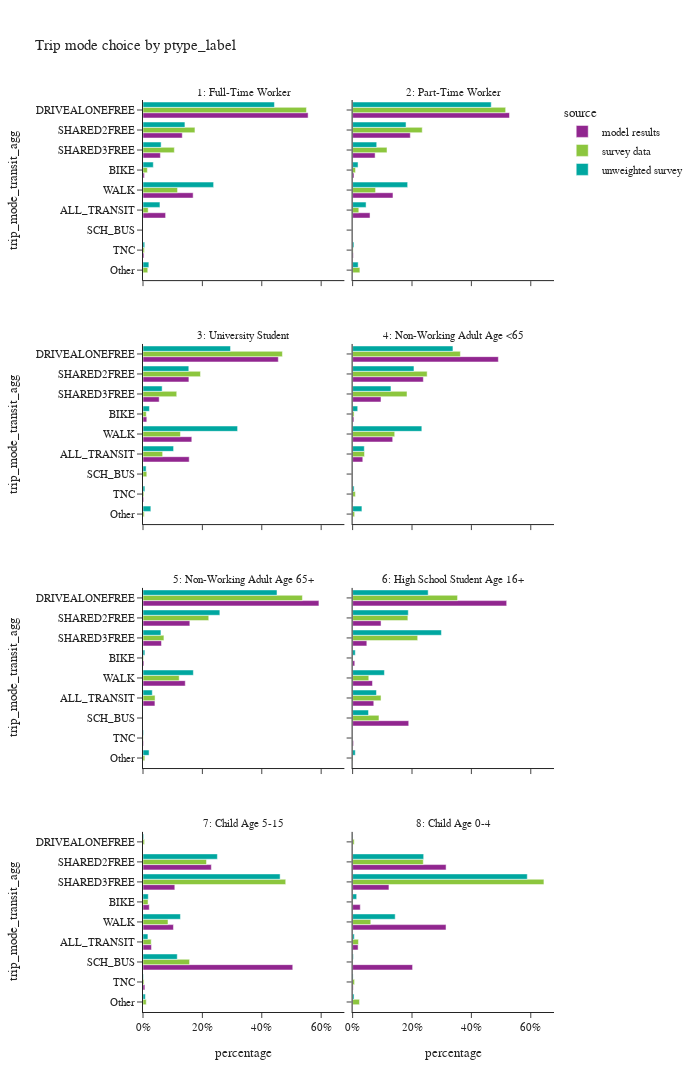
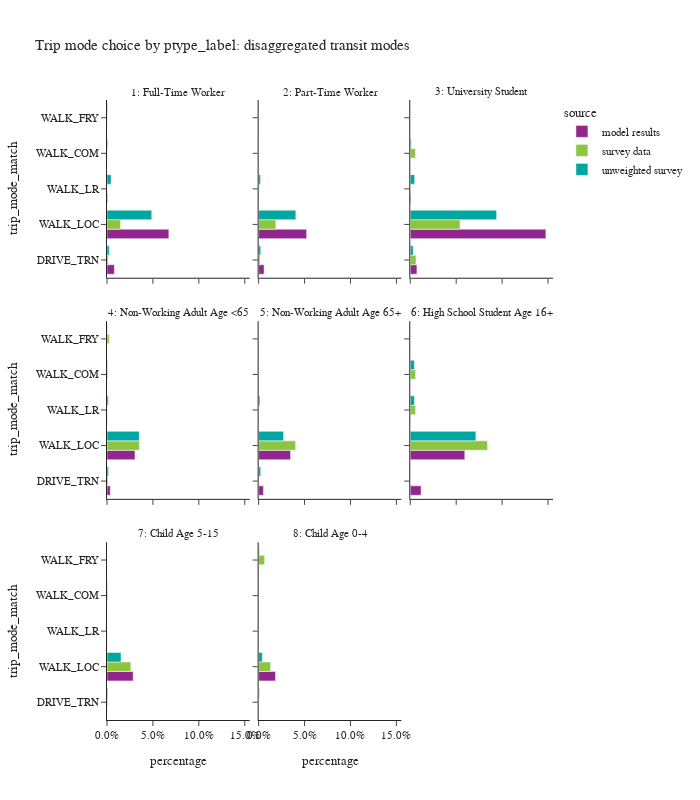

Notebook source saved alongside these figures, in order:
### Code cell
plot_mode_choice(trip_data,'ptype_label',2,1200)
plot_mode_choice_transit(trip_data,'ptype_label',3,800)

### Figure 1 — Plotly figure (JSON) as saved in the notebook; plotly's stock layout.template omitted (floating-point values rounded to 4 significant figures)
{"data": [{"alignmentgroup": "True", "hovertemplate": "source=model results<br>ptype_label=1: Full-Time Worker<br>percentage=%{x}<br>trip_mode_transit_agg=%{y}<extra></extra>", "legendgroup": "model results", "marker": {"color": "#91268F", "pattern": {"shape": ""}}, "name": "model results", "offsetgroup": "model results", "orientation": "h", "showlegend": true, "textposition": "auto", "type": "bar", "x": [0.0761, 0.004659, 0.5561, 0.1322, 0.0586, 0.00346, 0.1689], "xaxis": "x7", "y": ["ALL_TRANSIT", "BIKE", "DRIVEALONEFREE", "SHARED2FREE", "SHARED3FREE", "TNC", "WALK"], "yaxis": "y7"}, {"alignmentgroup": "True", "hovertemplate": "source=model results<br>ptype_label=2: Part-Time Worker<br>percentage=%{x}<br>trip_mode_transit_agg=%{y}<extra></extra>", "legendgroup": "model results", "marker": {"color": "#91268F", "pattern": {"shape": ""}}, "name": "model results", "offsetgroup": "model results", "orientation": "h", "showlegend": false, "textposition": "auto", "type": "bar", "x": [0.05862, 0.004657, 0.5284, 0.1943, 0.07578, 0.00226, 0.136], "xaxis": "x8", "y": ["ALL_TRANSIT", "BIKE", "DRIVEALONEFREE", "SHARED2FREE", "SHARED3FREE", "TNC", "WALK"], "yaxis": "y8"}, {"alignmentgroup": "True", "hovertemplate": "source=model results<br>ptype_label=3: University Student<br>percentage=%{x}<br>trip_mode_transit_agg=%{y}<extra></extra>", "legendgroup": "model results", "marker": {"color": "#91268F", "pattern": {"shape": ""}}, "name": "model results", "offsetgroup": "model results", "orientation": "h", "showlegend": false, "textposition": "auto", "type": "bar", "x": [0.1556, 0.01283, 0.4557, 0.1546, 0.05451, 0.002486, 0.1643], "xaxis": "x5", "y": ["ALL_TRANSIT", "BIKE", "DRIVEALONEFREE", "SHARED2FREE", "SHARED3FREE", "TNC", "WALK"], "yaxis": "y5"}, {"alignmentgroup": "True", "hovertemplate": "source=model results<br>ptype_label=4: Non-Working Adult Age <65<br>percentage=%{x}<br>trip_mode_transit_agg=%{y}<extra></extra>", "legendgroup": "model results", "marker": {"color": "#91268F", "pattern": {"shape": ""}}, "name": "model results", "offsetgroup": "model results", "orientation": "h", "showlegend": false, "textposition": "auto", "type": "bar", "x": [0.03427, 0.004377, 0.4909, 0.2382, 0.09559, 0.001616, 0.135], "xaxis": "x6", "y": ["ALL_TRANSIT", "BIKE", "DRIVEALONEFREE", "SHARED2FREE", "SHARED3FREE", "TNC", "WALK"], "yaxis": "y6"}, {"alignmentgroup": "True", "hovertemplate": "source=model results<br>ptype_label=5: Non-Working Adult Age 65+<br>percentage=%{x}<br>trip_mode_transit_agg=%{y}<extra></extra>", "legendgroup": "model results", "marker": {"color": "#91268F", "pattern": {"shape": ""}}, "name": "model results", "offsetgroup": "model results", "orientation": "h", "showlegend": false, "textposition": "auto", "type": "bar", "x": [0.04017, 0.003296, 0.5924, 0.1578, 0.06219, 0.001808, 0.1423], "xaxis": "x3", "y": ["ALL_TRANSIT", "BIKE", "DRIVEALONEFREE", "SHARED2FREE", "SHARED3FREE", "TNC", "WALK"], "yaxis": "y3"}, {"alignmentgroup": "True", "hovertemplate": "source=model results<br>ptype_label=6: High School Student Age 16+<br>percentage=%{x}<br>trip_mode_transit_agg=%{y}<extra></extra>", "legendgroup": "model results", "marker": {"color": "#91268F", "pattern": {"shape": ""}}, "name": "model results", "offsetgroup": "model results", "orientation": "h", "showlegend": false, "textposition": "auto", "type": "bar", "x": [0.07131, 0.007286, 0.5189, 0.189, 0.09574, 0.04784, 0.003093, 0.0669], "xaxis": "x4", "y": ["ALL_TRANSIT", "BIKE", "DRIVEALONEFREE", "SCH_BUS", "SHARED2FREE", "SHARED3FREE", "TNC", "WALK"], "yaxis": "y4"}, {"alignmentgroup": "True", "hovertemplate": "source=model results<br>ptype_label=7: Child Age 5-15<br>percentage=%{x}<br>trip_mode_transit_agg=%{y}<extra></extra>", "legendgroup": "model results", "marker": {"color": "#91268F", "pattern": {"shape": ""}}, "name": "model results", "offsetgroup": "model results", "orientation": "h", "showlegend": false, "textposition": "auto", "type": "bar", "x": [0.02855, 0.02108, 0.5043, 0.2301, 0.1071, 0.006344, 0.1025], "xaxis": "x", "y": ["ALL_TRANSIT", "BIKE", "SCH_BUS", "SHARED2FREE", "SHARED3FREE", "TNC", "WALK"], "yaxis": "y"}, {"alignmentgroup": "True", "hovertemplate": "source=model results<br>ptype_label=8: Child Age 0-4<br>percentage=%{x}<br>trip_mode_transit_agg=%{y}<extra></extra>", "legendgroup": "model results", "marker": {"color": "#91268F", "pattern": {"shape": ""}}, "name": "model results", "offsetgroup": "model results", "orientation": "h", "showlegend": false, "textposition": "auto", "type": "bar", "x": [0.0185, 0.02579, 0.202, 0.3148, 0.1224, 0.001998, 0.3146], "xaxis": "x2", "y": ["ALL_TRANSIT", "BIKE", "SCH_BUS", "SHARED2FREE", "SHARED3FREE", "TNC", "WALK"], "yaxis": "y2"}, {"alignmentgroup": "True", "hovertemplate": "source=survey data<br>ptype_label=1: Full-Time Worker<br>percentage=%{x}<br>trip_mode_transit_agg=%{y}<extra></extra>", "legendgroup": "survey data", "marker": {"color": "#8CC63E", "pattern": {"shape": ""}}, "name": "survey data", "offsetgroup": "survey data", "orientation": "h", "showlegend": true, "textposition": "auto", "type": "bar", "x": [0.01736, 0.01469, 0.5504, 0.01603, 0.1749, 0.1056, 0.004616, 0.1163], "xaxis": "x7", "y": ["ALL_TRANSIT", "BIKE", "DRIVEALONEFREE", "Other", "SHARED2FREE", "SHARED3FREE", "TNC", "WALK"], "yaxis": "y7"}, {"alignmentgroup": "True", "hovertemplate": "source=survey data<br>ptype_label=2: Part-Time Worker<br>percentage=%{x}<br>trip_mode_transit_agg=%{y}<extra></extra>", "legendgroup": "survey data", "marker": {"color": "#8CC63E", "pattern": {"shape": ""}}, "name": "survey data", "offsetgroup": "survey data", "orientation": "h", "showlegend": false, "textposition": "auto", "type": "bar", "x": [0.02089, 0.00973, 0.5154, 0.0245, 0.2345, 0.1158, 0.001798, 0.07737], "xaxis": "x8", "y": ["ALL_TRANSIT", "BIKE", "DRIVEALONEFREE", "Other", "SHARED2FREE", "SHARED3FREE", "TNC", "WALK"], "yaxis": "y8"}, {"alignmentgroup": "True", "hovertemplate": "source=survey data<br>ptype_label=3: University Student<br>percentage=%{x}<br>trip_mode_transit_agg=%{y}<extra></extra>", "legendgroup": "survey data", "marker": {"color": "#8CC63E", "pattern": {"shape": ""}}, "name": "survey data", "offsetgroup": "survey data", "orientation": "h", "showlegend": false, "textposition": "auto", "type": "bar", "x": [0.06619, 0.01096, 0.4695, 0.004197, 0.0128, 0.1936, 0.1136, 0.00307, 0.1261], "xaxis": "x5", "y": ["ALL_TRANSIT", "BIKE", "DRIVEALONEFREE", "Other", "SCH_BUS", "SHARED2FREE", "SHARED3FREE", "TNC", "WALK"], "yaxis": "y5"}, {"alignmentgroup": "True", "hovertemplate": "source=survey data<br>ptype_label=4: Non-Working Adult Age <65<br>percentage=%{x}<br>trip_mode_transit_agg=%{y}<extra></extra>", "legendgroup": "survey data", "marker": {"color": "#8CC63E", "pattern": {"shape": ""}}, "name": "survey data", "offsetgroup": "survey data", "orientation": "h", "showlegend": false, "textposition": "auto", "type": "bar", "x": [0.04008, 0.004906, 0.3629, 0.006802, 7.164e-05, 0.251, 0.1832, 0.009228, 0.1418], "xaxis": "x6", "y": ["ALL_TRANSIT", "BIKE", "DRIVEALONEFREE", "Other", "SCH_BUS", "SHARED2FREE", "SHARED3FREE", "TNC", "WALK"], "yaxis": "y6"}, {"alignmentgroup": "True", "hovertemplate": "source=survey data<br>ptype_label=5: Non-Working Adult Age 65+<br>percentage=%{x}<br>trip_mode_transit_agg=%{y}<extra></extra>", "legendgroup": "survey data", "marker": {"color": "#8CC63E", "pattern": {"shape": ""}}, "name": "survey data", "offsetgroup": "survey data", "orientation": "h", "showlegend": false, "textposition": "auto", "type": "bar", "x": [0.04057, 0.001877, 0.5368, 0.006134, 0.2214, 0.07047, 0.0007472, 0.1219], "xaxis": "x3", "y": ["ALL_TRANSIT", "BIKE", "DRIVEALONEFREE", "Other", "SHARED2FREE", "SHARED3FREE", "TNC", "WALK"], "yaxis": "y3"}, {"alignmentgroup": "True", "hovertemplate": "source=survey data<br>ptype_label=6: High School Student Age 16+<br>percentage=%{x}<br>trip_mode_transit_agg=%{y}<extra></extra>", "legendgroup": "survey data", "marker": {"color": "#8CC63E", "pattern": {"shape": ""}}, "name": "survey data", "offsetgroup": "survey data", "orientation": "h", "showlegend": false, "textposition": "auto", "type": "bar", "x": [0.0957, 0.001212, 0.3534, 0.001212, 0.08878, 0.186, 0.2192, 0.05449], "xaxis": "x4", "y": ["ALL_TRANSIT", "BIKE", "DRIVEALONEFREE", "Other", "SCH_BUS", "SHARED2FREE", "SHARED3FREE", "WALK"], "yaxis": "y4"}, {"alignmentgroup": "True", "hovertemplate": "source=survey data<br>ptype_label=7: Child Age 5-15<br>percentage=%{x}<br>trip_mode_transit_agg=%{y}<extra></extra>", "legendgroup": "survey data", "marker": {"color": "#8CC63E", "pattern": {"shape": ""}}, "name": "survey data", "offsetgroup": "survey data", "orientation": "h", "showlegend": false, "textposition": "auto", "type": "bar", "x": [0.02766, 0.01702, 0.005279, 0.01092, 0.1568, 0.2139, 0.4806, 0.003609, 0.08416], "xaxis": "x", "y": ["ALL_TRANSIT", "BIKE", "DRIVEALONEFREE", "Other", "SCH_BUS", "SHARED2FREE", "SHARED3FREE", "TNC", "WALK"], "yaxis": "y"}, {"alignmentgroup": "True", "hovertemplate": "source=survey data<br>ptype_label=8: Child Age 0-4<br>percentage=%{x}<br>trip_mode_transit_agg=%{y}<extra></extra>", "legendgroup": "survey data", "marker": {"color": "#8CC63E", "pattern": {"shape": ""}}, "name": "survey data", "offsetgroup": "survey data", "orientation": "h", "showlegend": false, "textposition": "auto", "type": "bar", "x": [0.01963, 0.0006611, 0.005396, 0.02308, 0.0012, 0.238, 0.6443, 0.006529, 0.06118], "xaxis": "x2", "y": ["ALL_TRANSIT", "BIKE", "DRIVEALONEFREE", "Other", "SCH_BUS", "SHARED2FREE", "SHARED3FREE", "TNC", "WALK"], "yaxis": "y2"}, {"alignmentgroup": "True", "hovertemplate": "source=unweighted survey<br>ptype_label=1: Full-Time Worker<br>percentage=%{x}<br>trip_mode_transit_agg=%{y}<extra></extra>", "legendgroup": "unweighted survey", "marker": {"color": "#00A7A0", "pattern": {"shape": ""}}, "name": "unweighted survey", "offsetgroup": "unweighted survey", "orientation": "h", "showlegend": true, "textposition": "auto", "type": "bar", "x": [0.0571, 0.03467, 0.4427, 0.01968, 0.1412, 0.06107, 0.005816, 0.2378], "xaxis": "x7", "y": ["ALL_TRANSIT", "BIKE", "DRIVEALONEFREE", "Other", "SHARED2FREE", "SHARED3FREE", "TNC", "WALK"], "yaxis": "y7"}, {"alignmentgroup": "True", "hovertemplate": "source=unweighted survey<br>ptype_label=2: Part-Time Worker<br>percentage=%{x}<br>trip_mode_transit_agg=%{y}<extra></extra>", "legendgroup": "unweighted survey", "marker": {"color": "#00A7A0", "pattern": {"shape": ""}}, "name": "unweighted survey", "offsetgroup": "unweighted survey", "orientation": "h", "showlegend": false, "textposition": "auto", "type": "bar", "x": [0.04538, 0.01832, 0.4668, 0.01867, 0.1799, 0.08115, 0.004363, 0.1853], "xaxis": "x8", "y": ["ALL_TRANSIT", "BIKE", "DRIVEALONEFREE", "Other", "SHARED2FREE", "SHARED3FREE", "TNC", "WALK"], "yaxis": "y8"}, {"alignmentgroup": "True", "hovertemplate": "source=unweighted survey<br>ptype_label=3: University Student<br>percentage=%{x}<br>trip_mode_transit_agg=%{y}<extra></extra>", "legendgroup": "unweighted survey", "marker": {"color": "#00A7A0", "pattern": {"shape": ""}}, "name": "unweighted survey", "offsetgroup": "unweighted survey", "orientation": "h", "showlegend": false, "textposition": "auto", "type": "bar", "x": [0.103, 0.02166, 0.2948, 0.02641, 0.01057, 0.1543, 0.06445, 0.006339, 0.3185], "xaxis": "x5", "y": ["ALL_TRANSIT", "BIKE", "DRIVEALONEFREE", "Other", "SCH_BUS", "SHARED2FREE", "SHARED3FREE", "TNC", "WALK"], "yaxis": "y5"}, {"alignmentgroup": "True", "hovertemplate": "source=unweighted survey<br>ptype_label=4: Non-Working Adult Age <65<br>percentage=%{x}<br>trip_mode_transit_agg=%{y}<extra></extra>", "legendgroup": "unweighted survey", "marker": {"color": "#00A7A0", "pattern": {"shape": ""}}, "name": "unweighted survey", "offsetgroup": "unweighted survey", "orientation": "h", "showlegend": false, "textposition": "auto", "type": "bar", "x": [0.03938, 0.01715, 0.3379, 0.03134, 0.0002117, 0.2066, 0.1292, 0.005082, 0.2331], "xaxis": "x6", "y": ["ALL_TRANSIT", "BIKE", "DRIVEALONEFREE", "Other", "SCH_BUS", "SHARED2FREE", "SHARED3FREE", "TNC", "WALK"], "yaxis": "y6"}, {"alignmentgroup": "True", "hovertemplate": "source=unweighted survey<br>ptype_label=5: Non-Working Adult Age 65+<br>percentage=%{x}<br>trip_mode_transit_agg=%{y}<extra></extra>", "legendgroup": "unweighted survey", "marker": {"color": "#00A7A0", "pattern": {"shape": ""}}, "name": "unweighted survey", "offsetgroup": "unweighted survey", "orientation": "h", "showlegend": false, "textposition": "auto", "type": "bar", "x": [0.0313, 0.006342, 0.4513, 0.02046, 0.2588, 0.06035, 0.001841, 0.1696], "xaxis": "x3", "y": ["ALL_TRANSIT", "BIKE", "DRIVEALONEFREE", "Other", "SHARED2FREE", "SHARED3FREE", "TNC", "WALK"], "yaxis": "y3"}, {"alignmentgroup": "True", "hovertemplate": "source=unweighted survey<br>ptype_label=6: High School Student Age 16+<br>percentage=%{x}<br>trip_mode_transit_agg=%{y}<extra></extra>", "legendgroup": "unweighted survey", "marker": {"color": "#00A7A0", "pattern": {"shape": ""}}, "name": "unweighted survey", "offsetgroup": "unweighted survey", "orientation": "h", "showlegend": false, "textposition": "auto", "type": "bar", "x": [0.08036, 0.008929, 0.2545, 0.008929, 0.05357, 0.1875, 0.2991, 0.1071], "xaxis": "x4", "y": ["ALL_TRANSIT", "BIKE", "DRIVEALONEFREE", "Other", "SCH_BUS", "SHARED2FREE", "SHARED3FREE", "WALK"], "yaxis": "y4"}, {"alignmentgroup": "True", "hovertemplate": "source=unweighted survey<br>ptype_label=7: Child Age 5-15<br>percentage=%{x}<br>trip_mode_transit_agg=%{y}<extra></extra>", "legendgroup": "unweighted survey", "marker": {"color": "#00A7A0", "pattern": {"shape": ""}}, "name": "unweighted survey", "offsetgroup": "unweighted survey", "orientation": "h", "showlegend": false, "textposition": "auto", "type": "bar", "x": [0.01654, 0.01778, 0.00248, 0.007854, 0.1153, 0.2505, 0.4618, 0.001654, 0.1261], "xaxis": "x", "y": ["ALL_TRANSIT", "BIKE", "DRIVEALONEFREE", "Other", "SCH_BUS", "SHARED2FREE", "SHARED3FREE", "TNC", "WALK"], "yaxis": "y"}, {"alignmentgroup": "True", "hovertemplate": "source=unweighted survey<br>ptype_label=8: Child Age 0-4<br>percentage=%{x}<br>trip_mode_transit_agg=%{y}<extra></extra>", "legendgroup": "unweighted survey", "marker": {"color": "#00A7A0", "pattern": {"shape": ""}}, "name": "unweighted survey", "offsetgroup": "unweighted survey", "orientation": "h", "showlegend": false, "textposition": "auto", "type": "bar", "x": [0.005641, 0.0137, 0.0008058, 0.004835, 0.002417, 0.2393, 0.5882, 0.001612, 0.1434], "xaxis": "x2", "y": ["ALL_TRANSIT", "BIKE", "DRIVEALONEFREE", "Other", "SCH_BUS", "SHARED2FREE", "SHARED3FREE", "TNC", "WALK"], "yaxis": "y2"}], "layout": {"annotations": [{"font": {}, "showarrow": false, "text": "7: Child Age 5-15", "x": 0.245, "xanchor": "center", "xref": "paper", "y": 0.1975, "yanchor": "bottom", "yref": "paper"}, {"font": {}, "showarrow": false, "text": "8: Child Age 0-4", "x": 0.755, "xanchor": "center", "xref": "paper", "y": 0.1975, "yanchor": "bottom", "yref": "paper"}, {"font": {}, "showarrow": false, "text": "5: Non-Working Adult Age 65+", "x": 0.245, "xanchor": "center", "xref": "paper", "y": 0.465, "yanchor": "bottom", "yref": "paper"}, {"font": {}, "showarrow": false, "text": "6: High School Student Age 16+", "x": 0.755, "xanchor": "center", "xref": "paper", "y": 0.465, "yanchor": "bottom", "yref": "paper"}, {"font": {}, "showarrow": false, "text": "3: University Student", "x": 0.245, "xanchor": "center", "xref": "paper", "y": 0.7325, "yanchor": "bottom", "yref": "paper"}, {"font": {}, "showarrow": false, "text": "4: Non-Working Adult Age <65", "x": 0.755, "xanchor": "center", "xref": "paper", "y": 0.7325, "yanchor": "bottom", "yref": "paper"}, {"font": {}, "showarrow": false, "text": "1: Full-Time Worker", "x": 0.245, "xanchor": "center", "xref": "paper", "y": 1.0, "yanchor": "bottom", "yref": "paper"}, {"font": {}, "showarrow": false, "text": "2: Part-Time Worker", "x": 0.755, "xanchor": "center", "xref": "paper", "y": 1.0, "yanchor": "bottom", "yref": "paper"}], "barmode": "group", "height": 1200, "legend": {"title": {"text": "source"}, "tracegroupgap": 0}, "title": {"text": "Trip mode choice by ptype_label"}, "width": 700, "xaxis": {"anchor": "y", "domain": [0.0, 0.49], "tickformat": ".0%", "title": {"text": "percentage"}}, "xaxis2": {"anchor": "y2", "domain": [0.51, 1.0], "matches": "x", "tickformat": ".0%", "title": {"text": "percentage"}}, "xaxis3": {"anchor": "y3", "domain": [0.0, 0.49], "matches": "x", "showticklabels": false}, "xaxis4": {"anchor": "y4", "domain": [0.51, 1.0], "matches": "x", "showticklabels": false}, "xaxis5": {"anchor": "y5", "domain": [0.0, 0.49], "matches": "x", "showticklabels": false}, "xaxis6": {"anchor": "y6", "domain": [0.51, 1.0], "matches": "x", "showticklabels": false}, "xaxis7": {"anchor": "y7", "domain": [0.0, 0.49], "matches": "x", "showticklabels": false}, "xaxis8": {"anchor": "y8", "domain": [0.51, 1.0], "matches": "x", "showticklabels": false}, "yaxis": {"anchor": "x", "categoryarray": ["Other", "TNC", "SCH_BUS", "ALL_TRANSIT", "WALK", "BIKE", "SHARED3FREE", "SHARED2FREE", "DRIVEALONEFREE"], "categoryorder": "array", "domain": [0.0, 0.1975], "title": {"text": "trip_mode_transit_agg"}}, "yaxis2": {"anchor": "x2", "domain": [0.0, 0.1975], "matches": "y", "showticklabels": false}, "yaxis3": {"anchor": "x3", "categoryarray": ["Other", "TNC", "SCH_BUS", "ALL_TRANSIT", "WALK", "BIKE", "SHARED3FREE", "SHARED2FREE", "DRIVEALONEFREE"], "categoryorder": "array", "domain": [0.2675, 0.465], "matches": "y", "title": {"text": "trip_mode_transit_agg"}}, "yaxis4": {"anchor": "x4", "domain": [0.2675, 0.465], "matches": "y", "showticklabels": false}, "yaxis5": {"anchor": "x5", "categoryarray": ["Other", "TNC", "SCH_BUS", "ALL_TRANSIT", "WALK", "BIKE", "SHARED3FREE", "SHARED2FREE", "DRIVEALONEFREE"], "categoryorder": "array", "domain": [0.535, 0.7325], "matches": "y", "title": {"text": "trip_mode_transit_agg"}}, "yaxis6": {"anchor": "x6", "domain": [0.535, 0.7325], "matches": "y", "showticklabels": false}, "yaxis7": {"anchor": "x7", "categoryarray": ["Other", "TNC", "SCH_BUS", "ALL_TRANSIT", "WALK", "BIKE", "SHARED3FREE", "SHARED2FREE", "DRIVEALONEFREE"], "categoryorder": "array", "domain": [0.8025, 1.0], "matches": "y", "title": {"text": "trip_mode_transit_agg"}}, "yaxis8": {"anchor": "x8", "domain": [0.8025, 1.0], "matches": "y", "showticklabels": false}}}

### Figure 2 — Plotly figure (JSON) as saved in the notebook; plotly's stock layout.template omitted (floating-point values rounded to 4 significant figures)
{"data": [{"alignmentgroup": "True", "hovertemplate": "source=model results<br>ptype_label=1: Full-Time Worker<br>percentage=%{x}<br>trip_mode_match=%{y}<extra></extra>", "legendgroup": "model results", "marker": {"color": "#91268F", "pattern": {"shape": ""}}, "name": "model results", "offsetgroup": "model results", "orientation": "h", "showlegend": true, "textposition": "auto", "type": "bar", "x": [0.008025, 0.06734, 0.0007331], "xaxis": "x7", "y": ["DRIVE_TRN", "WALK_LOC", "WALK_LR"], "yaxis": "y7"}, {"alignmentgroup": "True", "hovertemplate": "source=survey data<br>ptype_label=1: Full-Time Worker<br>percentage=%{x}<br>trip_mode_match=%{y}<extra></extra>", "legendgroup": "survey data", "marker": {"color": "#8CC63E", "pattern": {"shape": ""}}, "name": "survey data", "offsetgroup": "survey data", "orientation": "h", "showlegend": true, "textposition": "auto", "type": "bar", "x": [0.001348, 0.0004685, 0.0005303, 0.01473, 0.0002879], "xaxis": "x7", "y": ["DRIVE_TRN", "WALK_COM", "WALK_FRY", "WALK_LOC", "WALK_LR"], "yaxis": "y7"}, {"alignmentgroup": "True", "hovertemplate": "source=unweighted survey<br>ptype_label=1: Full-Time Worker<br>percentage=%{x}<br>trip_mode_match=%{y}<extra></extra>", "legendgroup": "unweighted survey", "marker": {"color": "#00A7A0", "pattern": {"shape": ""}}, "name": "unweighted survey", "offsetgroup": "unweighted survey", "orientation": "h", "showlegend": true, "textposition": "auto", "type": "bar", "x": [0.002461, 0.0007829, 0.0006711, 0.04871, 0.004474], "xaxis": "x7", "y": ["DRIVE_TRN", "WALK_COM", "WALK_FRY", "WALK_LOC", "WALK_LR"], "yaxis": "y7"}, {"alignmentgroup": "True", "hovertemplate": "source=model results<br>ptype_label=2: Part-Time Worker<br>percentage=%{x}<br>trip_mode_match=%{y}<extra></extra>", "legendgroup": "model results", "marker": {"color": "#91268F", "pattern": {"shape": ""}}, "name": "model results", "offsetgroup": "model results", "orientation": "h", "showlegend": false, "textposition": "auto", "type": "bar", "x": [0.005935, 0.05225, 0.0004377], "xaxis": "x8", "y": ["DRIVE_TRN", "WALK_LOC", "WALK_LR"], "yaxis": "y8"}, {"alignmentgroup": "True", "hovertemplate": "source=survey data<br>ptype_label=2: Part-Time Worker<br>percentage=%{x}<br>trip_mode_match=%{y}<extra></extra>", "legendgroup": "survey data", "marker": {"color": "#8CC63E", "pattern": {"shape": ""}}, "name": "survey data", "offsetgroup": "survey data", "orientation": "h", "showlegend": false, "textposition": "auto", "type": "bar", "x": [0.001489, 0.0, 4.806e-05, 0.01875, 0.0006065], "xaxis": "x8", "y": ["DRIVE_TRN", "WALK_COM", "WALK_FRY", "WALK_LOC", "WALK_LR"], "yaxis": "y8"}, {"alignmentgroup": "True", "hovertemplate": "source=unweighted survey<br>ptype_label=2: Part-Time Worker<br>percentage=%{x}<br>trip_mode_match=%{y}<extra></extra>", "legendgroup": "unweighted survey", "marker": {"color": "#00A7A0", "pattern": {"shape": ""}}, "name": "unweighted survey", "offsetgroup": "unweighted survey", "orientation": "h", "showlegend": false, "textposition": "auto", "type": "bar", "x": [0.002269, 0.0001745, 0.000349, 0.04049, 0.002094], "xaxis": "x8", "y": ["DRIVE_TRN", "WALK_COM", "WALK_FRY", "WALK_LOC", "WALK_LR"], "yaxis": "y8"}, {"alignmentgroup": "True", "hovertemplate": "source=model results<br>ptype_label=3: University Student<br>percentage=%{x}<br>trip_mode_match=%{y}<extra></extra>", "legendgroup": "model results", "marker": {"color": "#91268F", "pattern": {"shape": ""}}, "name": "model results", "offsetgroup": "model results", "orientation": "h", "showlegend": false, "textposition": "auto", "type": "bar", "x": [0.007214, 0.1476, 0.0007769], "xaxis": "x9", "y": ["DRIVE_TRN", "WALK_LOC", "WALK_LR"], "yaxis": "y9"}, {"alignmentgroup": "True", "hovertemplate": "source=survey data<br>ptype_label=3: University Student<br>percentage=%{x}<br>trip_mode_match=%{y}<extra></extra>", "legendgroup": "survey data", "marker": {"color": "#8CC63E", "pattern": {"shape": ""}}, "name": "survey data", "offsetgroup": "survey data", "orientation": "h", "showlegend": false, "textposition": "auto", "type": "bar", "x": [0.006208, 0.005567, 0.05414, 0.0002753], "xaxis": "x9", "y": ["DRIVE_TRN", "WALK_COM", "WALK_LOC", "WALK_LR"], "yaxis": "y9"}, {"alignmentgroup": "True", "hovertemplate": "source=unweighted survey<br>ptype_label=3: University Student<br>percentage=%{x}<br>trip_mode_match=%{y}<extra></extra>", "legendgroup": "unweighted survey", "marker": {"color": "#00A7A0", "pattern": {"shape": ""}}, "name": "unweighted survey", "offsetgroup": "unweighted survey", "orientation": "h", "showlegend": false, "textposition": "auto", "type": "bar", "x": [0.00317, 0.001057, 0.09403, 0.004754], "xaxis": "x9", "y": ["DRIVE_TRN", "WALK_COM", "WALK_LOC", "WALK_LR"], "yaxis": "y9"}, {"alignmentgroup": "True", "hovertemplate": "source=model results<br>ptype_label=4: Non-Working Adult Age <65<br>percentage=%{x}<br>trip_mode_match=%{y}<extra></extra>", "legendgroup": "model results", "marker": {"color": "#91268F", "pattern": {"shape": ""}}, "name": "model results", "offsetgroup": "model results", "orientation": "h", "showlegend": false, "textposition": "auto", "type": "bar", "x": [0.003567, 0.03048, 0.0002257], "xaxis": "x4", "y": ["DRIVE_TRN", "WALK_LOC", "WALK_LR"], "yaxis": "y4"}, {"alignmentgroup": "True", "hovertemplate": "source=survey data<br>ptype_label=4: Non-Working Adult Age <65<br>percentage=%{x}<br>trip_mode_match=%{y}<extra></extra>", "legendgroup": "survey data", "marker": {"color": "#8CC63E", "pattern": {"shape": ""}}, "name": "survey data", "offsetgroup": "survey data", "orientation": "h", "showlegend": false, "textposition": "auto", "type": "bar", "x": [0.001183, 0.0009412, 0.002466, 0.03527, 0.0002265], "xaxis": "x4", "y": ["DRIVE_TRN", "WALK_COM", "WALK_FRY", "WALK_LOC", "WALK_LR"], "yaxis": "y4"}, {"alignmentgroup": "True", "hovertemplate": "source=unweighted survey<br>ptype_label=4: Non-Working Adult Age <65<br>percentage=%{x}<br>trip_mode_match=%{y}<extra></extra>", "legendgroup": "unweighted survey", "marker": {"color": "#00A7A0", "pattern": {"shape": ""}}, "name": "unweighted survey", "offsetgroup": "unweighted survey", "orientation": "h", "showlegend": false, "textposition": "auto", "type": "bar", "x": [0.001694, 0.0006352, 0.0004235, 0.03515, 0.001482], "xaxis": "x4", "y": ["DRIVE_TRN", "WALK_COM", "WALK_FRY", "WALK_LOC", "WALK_LR"], "yaxis": "y4"}, {"alignmentgroup": "True", "hovertemplate": "source=model results<br>ptype_label=5: Non-Working Adult Age 65+<br>percentage=%{x}<br>trip_mode_match=%{y}<extra></extra>", "legendgroup": "model results", "marker": {"color": "#91268F", "pattern": {"shape": ""}}, "name": "model results", "offsetgroup": "model results", "orientation": "h", "showlegend": false, "textposition": "auto", "type": "bar", "x": [0.005205, 0.03476, 0.0002076], "xaxis": "x5", "y": ["DRIVE_TRN", "WALK_LOC", "WALK_LR"], "yaxis": "y5"}, {"alignmentgroup": "True", "hovertemplate": "source=survey data<br>ptype_label=5: Non-Working Adult Age 65+<br>percentage=%{x}<br>trip_mode_match=%{y}<extra></extra>", "legendgroup": "survey data", "marker": {"color": "#8CC63E", "pattern": {"shape": ""}}, "name": "survey data", "offsetgroup": "survey data", "orientation": "h", "showlegend": false, "textposition": "auto", "type": "bar", "x": [0.0002217, 0.0, 3.726e-05, 0.04026, 5.103e-05], "xaxis": "x5", "y": ["DRIVE_TRN", "WALK_COM", "WALK_FRY", "WALK_LOC", "WALK_LR"], "yaxis": "y5"}, {"alignmentgroup": "True", "hovertemplate": "source=unweighted survey<br>ptype_label=5: Non-Working Adult Age 65+<br>percentage=%{x}<br>trip_mode_match=%{y}<extra></extra>", "legendgroup": "unweighted survey", "marker": {"color": "#00A7A0", "pattern": {"shape": ""}}, "name": "unweighted survey", "offsetgroup": "unweighted survey", "orientation": "h", "showlegend": false, "textposition": "auto", "type": "bar", "x": [0.00225, 0.0002046, 0.0002046, 0.02721, 0.001432], "xaxis": "x5", "y": ["DRIVE_TRN", "WALK_COM", "WALK_FRY", "WALK_LOC", "WALK_LR"], "yaxis": "y5"}, {"alignmentgroup": "True", "hovertemplate": "source=model results<br>ptype_label=6: High School Student Age 16+<br>percentage=%{x}<br>trip_mode_match=%{y}<extra></extra>", "legendgroup": "model results", "marker": {"color": "#91268F", "pattern": {"shape": ""}}, "name": "model results", "offsetgroup": "model results", "orientation": "h", "showlegend": false, "textposition": "auto", "type": "bar", "x": [0.01181, 0.05937, 0.0001279], "xaxis": "x6", "y": ["DRIVE_TRN", "WALK_LOC", "WALK_LR"], "yaxis": "y6"}, {"alignmentgroup": "True", "hovertemplate": "source=survey data<br>ptype_label=6: High School Student Age 16+<br>percentage=%{x}<br>trip_mode_match=%{y}<extra></extra>", "legendgroup": "survey data", "marker": {"color": "#8CC63E", "pattern": {"shape": ""}}, "name": "survey data", "offsetgroup": "survey data", "orientation": "h", "showlegend": false, "textposition": "auto", "type": "bar", "x": [0.0058, 0.0841, 0.0058], "xaxis": "x6", "y": ["WALK_COM", "WALK_LOC", "WALK_LR"], "yaxis": "y6"}, {"alignmentgroup": "True", "hovertemplate": "source=unweighted survey<br>ptype_label=6: High School Student Age 16+<br>percentage=%{x}<br>trip_mode_match=%{y}<extra></extra>", "legendgroup": "unweighted survey", "marker": {"color": "#00A7A0", "pattern": {"shape": ""}}, "name": "unweighted survey", "offsetgroup": "unweighted survey", "orientation": "h", "showlegend": false, "textposition": "auto", "type": "bar", "x": [0.004464, 0.07143, 0.004464], "xaxis": "x6", "y": ["WALK_COM", "WALK_LOC", "WALK_LR"], "yaxis": "y6"}, {"alignmentgroup": "True", "hovertemplate": "source=model results<br>ptype_label=7: Child Age 5-15<br>percentage=%{x}<br>trip_mode_match=%{y}<extra></extra>", "legendgroup": "model results", "marker": {"color": "#91268F", "pattern": {"shape": ""}}, "name": "model results", "offsetgroup": "model results", "orientation": "h", "showlegend": false, "textposition": "auto", "type": "bar", "x": [0.02848, 6.588e-05], "xaxis": "x", "y": ["WALK_LOC", "WALK_LR"], "yaxis": "y"}, {"alignmentgroup": "True", "hovertemplate": "source=survey data<br>ptype_label=7: Child Age 5-15<br>percentage=%{x}<br>trip_mode_match=%{y}<extra></extra>", "legendgroup": "survey data", "marker": {"color": "#8CC63E", "pattern": {"shape": ""}}, "name": "survey data", "offsetgroup": "survey data", "orientation": "h", "showlegend": false, "textposition": "auto", "type": "bar", "x": [0.0008482, 0.0008482, 0.02597], "xaxis": "x", "y": ["DRIVE_TRN", "WALK_COM", "WALK_LOC"], "yaxis": "y"}, {"alignmentgroup": "True", "hovertemplate": "source=unweighted survey<br>ptype_label=7: Child Age 5-15<br>percentage=%{x}<br>trip_mode_match=%{y}<extra></extra>", "legendgroup": "unweighted survey", "marker": {"color": "#00A7A0", "pattern": {"shape": ""}}, "name": "unweighted survey", "offsetgroup": "unweighted survey", "orientation": "h", "showlegend": false, "textposition": "auto", "type": "bar", "x": [0.0008268, 0.0004134, 0.0153], "xaxis": "x", "y": ["DRIVE_TRN", "WALK_COM", "WALK_LOC"], "yaxis": "y"}, {"alignmentgroup": "True", "hovertemplate": "source=model results<br>ptype_label=8: Child Age 0-4<br>percentage=%{x}<br>trip_mode_match=%{y}<extra></extra>", "legendgroup": "model results", "marker": {"color": "#91268F", "pattern": {"shape": ""}}, "name": "model results", "offsetgroup": "model results", "orientation": "h", "showlegend": false, "textposition": "auto", "type": "bar", "x": [0.01839, 0.0001125], "xaxis": "x2", "y": ["WALK_LOC", "WALK_LR"], "yaxis": "y2"}, {"alignmentgroup": "True", "hovertemplate": "source=survey data<br>ptype_label=8: Child Age 0-4<br>percentage=%{x}<br>trip_mode_match=%{y}<extra></extra>", "legendgroup": "survey data", "marker": {"color": "#8CC63E", "pattern": {"shape": ""}}, "name": "survey data", "offsetgroup": "survey data", "orientation": "h", "showlegend": false, "textposition": "auto", "type": "bar", "x": [4.083e-05, 0.006529, 0.01306], "xaxis": "x2", "y": ["DRIVE_TRN", "WALK_FRY", "WALK_LOC"], "yaxis": "y2"}, {"alignmentgroup": "True", "hovertemplate": "source=unweighted survey<br>ptype_label=8: Child Age 0-4<br>percentage=%{x}<br>trip_mode_match=%{y}<extra></extra>", "legendgroup": "unweighted survey", "marker": {"color": "#00A7A0", "pattern": {"shape": ""}}, "name": "unweighted survey", "offsetgroup": "unweighted survey", "orientation": "h", "showlegend": false, "textposition": "auto", "type": "bar", "x": [0.0008058, 0.0008058, 0.004029], "xaxis": "x2", "y": ["DRIVE_TRN", "WALK_FRY", "WALK_LOC"], "yaxis": "y2"}], "layout": {"annotations": [{"font": {}, "showarrow": false, "text": "7: Child Age 5-15", "x": 0.16, "xanchor": "center", "xref": "paper", "y": 0.2867, "yanchor": "bottom", "yref": "paper"}, {"font": {}, "showarrow": false, "text": "8: Child Age 0-4", "x": 0.5, "xanchor": "center", "xref": "paper", "y": 0.2867, "yanchor": "bottom", "yref": "paper"}, {"font": {}, "showarrow": false, "text": "4: Non-Working Adult Age <65", "x": 0.16, "xanchor": "center", "xref": "paper", "y": 0.6433, "yanchor": "bottom", "yref": "paper"}, {"font": {}, "showarrow": false, "text": "5: Non-Working Adult Age 65+", "x": 0.5, "xanchor": "center", "xref": "paper", "y": 0.6433, "yanchor": "bottom", "yref": "paper"}, {"font": {}, "showarrow": false, "text": "6: High School Student Age 16+", "x": 0.84, "xanchor": "center", "xref": "paper", "y": 0.6433, "yanchor": "bottom", "yref": "paper"}, {"font": {}, "showarrow": false, "text": "1: Full-Time Worker", "x": 0.16, "xanchor": "center", "xref": "paper", "y": 1.0, "yanchor": "bottom", "yref": "paper"}, {"font": {}, "showarrow": false, "text": "2: Part-Time Worker", "x": 0.5, "xanchor": "center", "xref": "paper", "y": 1.0, "yanchor": "bottom", "yref": "paper"}, {"font": {}, "showarrow": false, "text": "3: University Student", "x": 0.84, "xanchor": "center", "xref": "paper", "y": 1.0, "yanchor": "bottom", "yref": "paper"}], "barmode": "group", "height": 800, "legend": {"title": {"text": "source"}, "tracegroupgap": 0}, "title": {"text": "Trip mode choice by ptype_label: disaggregated transit modes"}, "width": 700, "xaxis": {"anchor": "y", "domain": [0.0, 0.32], "tickformat": ".1%", "title": {"text": "percentage"}}, "xaxis2": {"anchor": "y2", "domain": [0.34, 0.66], "matches": "x", "tickformat": ".1%", "title": {"text": "percentage"}}, "xaxis3": {"anchor": "y3", "domain": [0.68, 1.0], "matches": "x", "title": {"text": "percentage"}}, "xaxis4": {"anchor": "y4", "domain": [0.0, 0.32], "matches": "x", "showticklabels": false}, "xaxis5": {"anchor": "y5", "domain": [0.34, 0.66], "matches": "x", "showticklabels": false}, "xaxis6": {"anchor": "y6", "domain": [0.68, 1.0], "matches": "x", "showticklabels": false}, "xaxis7": {"anchor": "y7", "domain": [0.0, 0.32], "matches": "x", "showticklabels": false}, "xaxis8": {"anchor": "y8", "domain": [0.34, 0.66], "matches": "x", "showticklabels": false}, "xaxis9": {"anchor": "y9", "domain": [0.68, 1.0], "matches": "x", "showticklabels": false}, "yaxis": {"anchor": "x", "domain": [0.0, 0.2867], "title": {"text": "trip_mode_match"}}, "yaxis2": {"anchor": "x2", "domain": [0.0, 0.2867], "matches": "y", "showticklabels": false}, "yaxis3": {"anchor": "x3", "domain": [0.0, 0.2867], "matches": "y", "showticklabels": false}, "yaxis4": {"anchor": "x4", "domain": [0.3567, 0.6433], "matches": "y", "title": {"text": "trip_mode_match"}}, "yaxis5": {"anchor": "x5", "domain": [0.3567, 0.6433], "matches": "y", "showticklabels": false}, "yaxis6": {"anchor": "x6", "domain": [0.3567, 0.6433], "matches": "y", "showticklabels": false}, "yaxis7": {"anchor": "x7", "domain": [0.7133, 1.0], "matches": "y", "title": {"text": "trip_mode_match"}}, "yaxis8": {"anchor": "x8", "domain": [0.7133, 1.0], "matches": "y", "showticklabels": false}, "yaxis9": {"anchor": "x9", "domain": [0.7133, 1.0], "matches": "y", "showticklabels": false}}}
